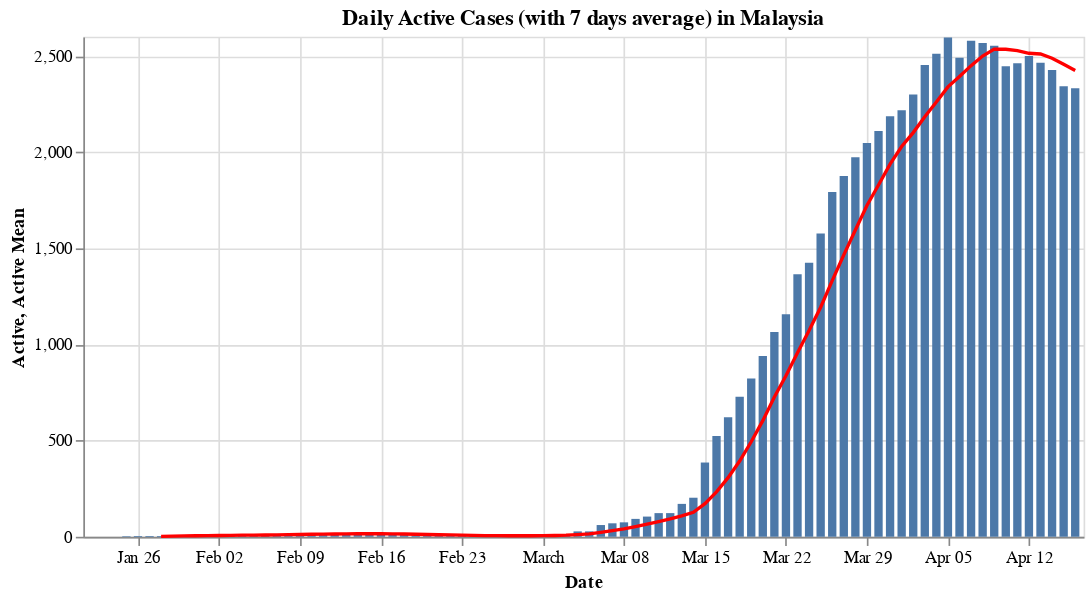

Notebook cell for this chart:
### Code cell
#hide_input
df_summary_my = pd.merge(df_my(df_recovered), df_my(df_deaths), on='Date').rename(columns={'Cases_x': 'Recovered', 'Cases_y': 'Deaths'})
df_summary_my['Close'] = df_summary_my['Recovered'] + df_summary_my['Deaths']
df_summary_my['Recovered_Rate'] = df_summary_my['Recovered']/ df_summary_my['Close']
df_summary_my['Deaths_Rate'] = df_summary_my['Deaths']/ df_summary_my['Close']
df_summary_my = pd.merge(df_summary_my, df_confirmed_my.rename(columns={'Reported Date': 'Date' ,'Total number of Cases': 'Reported'}), on = 'Date')
df_summary_my['Active'] = df_summary_my['Reported'] - df_summary_my['Close']
df_summary_my['Active Mean'] = df_summary_my['Active'].rolling(window=rolling_window).mean()

_active_bar = alt.Chart(df_summary_my).mark_bar().encode(
    x='Date:T',
    y='Active:Q',
    tooltip=list(df_summary_my)
)

_mean_line = alt.Chart(df_summary_my).mark_line(color='red').encode(
    x='Date:T',
    y='Active Mean:Q',
    tooltip=list(df_summary_my)
)

(_active_bar + _mean_line).properties(
    title = f'Daily Active Cases (with {rolling_window} days average) in Malaysia',
    width=600
)

### Figure 1 — Vega-Lite specification as saved in the notebook (floating-point values rounded to 4 significant figures)
{"config": {"view": {"continuousWidth": 400, "continuousHeight": 300}}, "layer": [{"mark": "bar", "encoding": {"tooltip": [{"type": "temporal", "field": "Date"}, {"type": "quantitative", "field": "Recovered"}, {"type": "quantitative", "field": "Deaths"}, {"type": "quantitative", "field": "Close"}, {"type": "quantitative", "field": "Recovered_Rate"}, {"type": "quantitative", "field": "Deaths_Rate"}, {"type": "quantitative", "field": "Reported"}, {"type": "quantitative", "field": "Active"}, {"type": "quantitative", "field": "Active Mean"}], "x": {"type": "temporal", "field": "Date"}, "y": {"type": "quantitative", "field": "Active"}}}, {"mark": {"type": "line", "color": "red"}, "encoding": {"tooltip": [{"type": "temporal", "field": "Date"}, {"type": "quantitative", "field": "Recovered"}, {"type": "quantitative", "field": "Deaths"}, {"type": "quantitative", "field": "Close"}, {"type": "quantitative", "field": "Recovered_Rate"}, {"type": "quantitative", "field": "Deaths_Rate"}, {"type": "quantitative", "field": "Reported"}, {"type": "quantitative", "field": "Active"}, {"type": "quantitative", "field": "Active Mean"}], "x": {"type": "temporal", "field": "Date"}, "y": {"type": "quantitative", "field": "Active Mean"}}}], "data": {"name": "data-b904b44d6ce1c3cc3ca335943c4bd361"}, "title": "Daily Active Cases (with 7 days average) in Malaysia", "width": 600, "$schema": "https://vega.github.io/schema/vega-lite/v4.8.1.json", "datasets": {"data-b904b44d6ce1c3cc3ca335943c4bd361": [{"Date": "2020-01-22T00:00:00", "Recovered": 0, "Deaths": 0, "Close": 0, "Recovered_Rate": null, "Deaths_Rate": null, "Reported": 0, "Active": 0, "Active Mean": null}, {"Date": "2020-01-23T00:00:00", "Recovered": 0, "Deaths": 0, "Close": 0, "Recovered_Rate": null, "Deaths_Rate": null, "Reported": 0, "Active": 0, "Active Mean": null}, {"Date": "2020-01-24T00:00:00", "Recovered": 0, "Deaths": 0, "Close": 0, "Recovered_Rate": null, "Deaths_Rate": null, "Reported": 0, "Active": 0, "Active Mean": null}, {"Date": "2020-01-25T00:00:00", "Recovered": 0, "Deaths": 0, "Close": 0, "Recovered_Rate": null, "Deaths_Rate": null, "Reported": 3, "Active": 3, "Active Mean": null}, {"Date": "2020-01-26T00:00:00", "Recovered": 0, "Deaths": 0, "Close": 0, "Recovered_Rate": null, "Deaths_Rate": null, "Reported": 4, "Active": 4, "Active Mean": null}, {"Date": "2020-01-27T00:00:00", "Recovered": 0, "Deaths": 0, "Close": 0, "Recovered_Rate": null, "Deaths_Rate": null, "Reported": 4, "Active": 4, "Active Mean": null}, {"Date": "2020-01-28T00:00:00", "Recovered": 0, "Deaths": 0, "Close": 0, "Recovered_Rate": null, "Deaths_Rate": null, "Reported": 4, "Active": 4, "Active Mean": 2.143}, {"Date": "2020-01-29T00:00:00", "Recovered": 0, "Deaths": 0, "Close": 0, "Recovered_Rate": null, "Deaths_Rate": null, "Reported": 7, "Active": 7, "Active Mean": 3.143}, {"Date": "2020-01-30T00:00:00", "Recovered": 0, "Deaths": 0, "Close": 0, "Recovered_Rate": null, "Deaths_Rate": null, "Reported": 8, "Active": 8, "Active Mean": 4.286}, {"Date": "2020-01-31T00:00:00", "Recovered": 0, "Deaths": 0, "Close": 0, "Recovered_Rate": null, "Deaths_Rate": null, "Reported": 8, "Active": 8, "Active Mean": 5.429}, {"Date": "2020-02-01T00:00:00", "Recovered": 0, "Deaths": 0, "Close": 0, "Recovered_Rate": null, "Deaths_Rate": null, "Reported": 8, "Active": 8, "Active Mean": 6.143}, {"Date": "2020-02-02T00:00:00", "Recovered": 0, "Deaths": 0, "Close": 0, "Recovered_Rate": null, "Deaths_Rate": null, "Reported": 8, "Active": 8, "Active Mean": 6.714}, {"Date": "2020-02-03T00:00:00", "Recovered": 0, "Deaths": 0, "Close": 0, "Recovered_Rate": null, "Deaths_Rate": null, "Reported": 8, "Active": 8, "Active Mean": 7.286}, {"Date": "2020-02-04T00:00:00", "Recovered": 0, "Deaths": 0, "Close": 0, "Recovered_Rate": null, "Deaths_Rate": null, "Reported": 10, "Active": 10, "Active Mean": 8.143}, {"Date": "2020-02-05T00:00:00", "Recovered": 0, "Deaths": 0, "Close": 0, "Recovered_Rate": null, "Deaths_Rate": null, "Reported": 12, "Active": 12, "Active Mean": 8.857}, {"Date": "2020-02-06T00:00:00", "Recovered": 0, "Deaths": 0, "Close": 0, "Recovered_Rate": null, "Deaths_Rate": null, "Reported": 12, "Active": 12, "Active Mean": 9.429}, {"Date": "2020-02-07T00:00:00", "Recovered": 1, "Deaths": 0, "Close": 1, "Recovered_Rate": 1.0, "Deaths_Rate": 0.0, "Reported": 12, "Active": 11, "Active Mean": 9.857}, {"Date": "2020-02-08T00:00:00", "Recovered": 1, "Deaths": 0, "Close": 1, "Recovered_Rate": 1.0, "Deaths_Rate": 0.0, "Reported": 16, "Active": 15, "Active Mean": 10.86}, {"Date": "2020-02-09T00:00:00", "Recovered": 1, "Deaths": 0, "Close": 1, "Recovered_Rate": 1.0, "Deaths_Rate": 0.0, "Reported": 16, "Active": 15, "Active Mean": 11.86}, {"Date": "2020-02-10T00:00:00", "Recovered": 1, "Deaths": 0, "Close": 1, "Recovered_Rate": 1.0, "Deaths_Rate": 0.0, "Reported": 18, "Active": 17, "Active Mean": 13.14}, {"Date": "2020-02-11T00:00:00", "Recovered": 3, "Deaths": 0, "Close": 3, "Recovered_Rate": 1.0, "Deaths_Rate": 0.0, "Reported": 18, "Active": 15, "Active Mean": 13.86}, {"Date": "2020-02-12T00:00:00", "Recovered": 3, "Deaths": 0, "Close": 3, "Recovered_Rate": 1.0, "Deaths_Rate": 0.0, "Reported": 18, "Active": 15, "Active Mean": 14.29}, {"Date": "2020-02-13T00:00:00", "Recovered": 3, "Deaths": 0, "Close": 3, "Recovered_Rate": 1.0, "Deaths_Rate": 0.0, "Reported": 19, "Active": 16, "Active Mean": 14.86}, {"Date": "2020-02-14T00:00:00", "Recovered": 3, "Deaths": 0, "Close": 3, "Recovered_Rate": 1.0, "Deaths_Rate": 0.0, "Reported": 19, "Active": 16, "Active Mean": 15.57}, {"Date": "2020-02-15T00:00:00", "Recovered": 7, "Deaths": 0, "Close": 7, "Recovered_Rate": 1.0, "Deaths_Rate": 0.0, "Reported": 22, "Active": 15, "Active Mean": 15.57}, {"Date": "2020-02-16T00:00:00", "Recovered": 7, "Deaths": 0, "Close": 7, "Recovered_Rate": 1.0, "Deaths_Rate": 0.0, "Reported": 22, "Active": 15, "Active Mean": 15.57}, {"Date": "2020-02-17T00:00:00", "Recovered": 7, "Deaths": 0, "Close": 7, "Recovered_Rate": 1.0, "Deaths_Rate": 0.0, "Reported": 22, "Active": 15, "Active Mean": 15.29}, {"Date": "2020-02-18T00:00:00", "Recovered": 13, "Deaths": 0, "Close": 13, "Recovered_Rate": 1.0, "Deaths_Rate": 0.0, "Reported": 22, "Active": 9, "Active Mean": 14.43}, {"Date": "2020-02-19T00:00:00", "Recovered": 15, "Deaths": 0, "Close": 15, "Recovered_Rate": 1.0, "Deaths_Rate": 0.0, "Reported": 22, "Active": 7, "Active Mean": 13.29}, {"Date": "2020-02-20T00:00:00", "Recovered": 15, "Deaths": 0, "Close": 15, "Recovered_Rate": 1.0, "Deaths_Rate": 0.0, "Reported": 22, "Active": 7, "Active Mean": 12.0}, {"Date": "2020-02-21T00:00:00", "Recovered": 15, "Deaths": 0, "Close": 15, "Recovered_Rate": 1.0, "Deaths_Rate": 0.0, "Reported": 22, "Active": 7, "Active Mean": 10.71}, {"Date": "2020-02-22T00:00:00", "Recovered": 15, "Deaths": 0, "Close": 15, "Recovered_Rate": 1.0, "Deaths_Rate": 0.0, "Reported": 22, "Active": 7, "Active Mean": 9.571}, {"Date": "2020-02-23T00:00:00", "Recovered": 15, "Deaths": 0, "Close": 15, "Recovered_Rate": 1.0, "Deaths_Rate": 0.0, "Reported": 22, "Active": 7, "Active Mean": 8.429}, {"Date": "2020-02-24T00:00:00", "Recovered": 18, "Deaths": 0, "Close": 18, "Recovered_Rate": 1.0, "Deaths_Rate": 0.0, "Reported": 22, "Active": 4, "Active Mean": 6.857}, {"Date": "2020-02-25T00:00:00", "Recovered": 18, "Deaths": 0, "Close": 18, "Recovered_Rate": 1.0, "Deaths_Rate": 0.0, "Reported": 22, "Active": 4, "Active Mean": 6.143}, {"Date": "2020-02-26T00:00:00", "Recovered": 18, "Deaths": 0, "Close": 18, "Recovered_Rate": 1.0, "Deaths_Rate": 0.0, "Reported": 22, "Active": 4, "Active Mean": 5.714}, {"Date": "2020-02-27T00:00:00", "Recovered": 18, "Deaths": 0, "Close": 18, "Recovered_Rate": 1.0, "Deaths_Rate": 0.0, "Reported": 23, "Active": 5, "Active Mean": 5.429}, {"Date": "2020-02-28T00:00:00", "Recovered": 18, "Deaths": 0, "Close": 18, "Recovered_Rate": 1.0, "Deaths_Rate": 0.0, "Reported": 23, "Active": 5, "Active Mean": 5.143}, {"Date": "2020-02-29T00:00:00", "Recovered": 18, "Deaths": 0, "Close": 18, "Recovered_Rate": 1.0, "Deaths_Rate": 0.0, "Reported": 25, "Active": 7, "Active Mean": 5.143}, {"Date": "2020-03-01T00:00:00", "Recovered": 18, "Deaths": 0, "Close": 18, "Recovered_Rate": 1.0, "Deaths_Rate": 0.0, "Reported": 29, "Active": 11, "Active Mean": 5.714}, {"Date": "2020-03-02T00:00:00", "Recovered": 18, "Deaths": 0, "Close": 18, "Recovered_Rate": 1.0, "Deaths_Rate": 0.0, "Reported": 29, "Active": 11, "Active Mean": 6.714}, {"Date": "2020-03-03T00:00:00", "Recovered": 22, "Deaths": 0, "Close": 22, "Recovered_Rate": 1.0, "Deaths_Rate": 0.0, "Reported": 36, "Active": 14, "Active Mean": 8.143}, {"Date": "2020-03-04T00:00:00", "Recovered": 22, "Deaths": 0, "Close": 22, "Recovered_Rate": 1.0, "Deaths_Rate": 0.0, "Reported": 50, "Active": 28, "Active Mean": 11.57}, {"Date": "2020-03-05T00:00:00", "Recovered": 22, "Deaths": 0, "Close": 22, "Recovered_Rate": 1.0, "Deaths_Rate": 0.0, "Reported": 50, "Active": 28, "Active Mean": 14.86}, {"Date": "2020-03-06T00:00:00", "Recovered": 22, "Deaths": 0, "Close": 22, "Recovered_Rate": 1.0, "Deaths_Rate": 0.0, "Reported": 83, "Active": 61, "Active Mean": 22.86}, {"Date": "2020-03-07T00:00:00", "Recovered": 23, "Deaths": 0, "Close": 23, "Recovered_Rate": 1.0, "Deaths_Rate": 0.0, "Reported": 93, "Active": 70, "Active Mean": 31.86}, {"Date": "2020-03-08T00:00:00", "Recovered": 24, "Deaths": 0, "Close": 24, "Recovered_Rate": 1.0, "Deaths_Rate": 0.0, "Reported": 99, "Active": 75, "Active Mean": 41.0}, {"Date": "2020-03-09T00:00:00", "Recovered": 24, "Deaths": 0, "Close": 24, "Recovered_Rate": 1.0, "Deaths_Rate": 0.0, "Reported": 117, "Active": 93, "Active Mean": 52.71}, {"Date": "2020-03-10T00:00:00", "Recovered": 24, "Deaths": 0, "Close": 24, "Recovered_Rate": 1.0, "Deaths_Rate": 0.0, "Reported": 129, "Active": 105, "Active Mean": 65.71}, {"Date": "2020-03-11T00:00:00", "Recovered": 26, "Deaths": 0, "Close": 26, "Recovered_Rate": 1.0, "Deaths_Rate": 0.0, "Reported": 149, "Active": 123, "Active Mean": 79.29}, {"Date": "2020-03-12T00:00:00", "Recovered": 26, "Deaths": 0, "Close": 26, "Recovered_Rate": 1.0, "Deaths_Rate": 0.0, "Reported": 149, "Active": 123, "Active Mean": 92.86}, {"Date": "2020-03-13T00:00:00", "Recovered": 26, "Deaths": 0, "Close": 26, "Recovered_Rate": 1.0, "Deaths_Rate": 0.0, "Reported": 197, "Active": 171, "Active Mean": 108.6}, {"Date": "2020-03-14T00:00:00", "Recovered": 35, "Deaths": 0, "Close": 35, "Recovered_Rate": 1.0, "Deaths_Rate": 0.0, "Reported": 238, "Active": 203, "Active Mean": 127.6}, {"Date": "2020-03-15T00:00:00", "Recovered": 42, "Deaths": 0, "Close": 42, "Recovered_Rate": 1.0, "Deaths_Rate": 0.0, "Reported": 428, "Active": 386, "Active Mean": 172.0}, {"Date": "2020-03-16T00:00:00", "Recovered": 42, "Deaths": 0, "Close": 42, "Recovered_Rate": 1.0, "Deaths_Rate": 0.0, "Reported": 566, "Active": 524, "Active Mean": 233.6}, {"Date": "2020-03-17T00:00:00", "Recovered": 49, "Deaths": 2, "Close": 51, "Recovered_Rate": 0.9608, "Deaths_Rate": 0.03922, "Reported": 673, "Active": 622, "Active Mean": 307.4}, {"Date": "2020-03-18T00:00:00", "Recovered": 60, "Deaths": 2, "Close": 62, "Recovered_Rate": 0.9677, "Deaths_Rate": 0.03226, "Reported": 790, "Active": 728, "Active Mean": 393.9}, {"Date": "2020-03-19T00:00:00", "Recovered": 75, "Deaths": 2, "Close": 77, "Recovered_Rate": 0.974, "Deaths_Rate": 0.02597, "Reported": 900, "Active": 823, "Active Mean": 493.9}, {"Date": "2020-03-20T00:00:00", "Recovered": 87, "Deaths": 3, "Close": 90, "Recovered_Rate": 0.9667, "Deaths_Rate": 0.03333, "Reported": 1030, "Active": 940, "Active Mean": 603.7}, {"Date": "2020-03-21T00:00:00", "Recovered": 114, "Deaths": 4, "Close": 118, "Recovered_Rate": 0.9661, "Deaths_Rate": 0.0339, "Reported": 1183, "Active": 1065, "Active Mean": 726.9}, {"Date": "2020-03-22T00:00:00", "Recovered": 139, "Deaths": 10, "Close": 149, "Recovered_Rate": 0.9329, "Deaths_Rate": 0.06711, "Reported": 1306, "Active": 1157, "Active Mean": 837.0}, {"Date": "2020-03-23T00:00:00", "Recovered": 139, "Deaths": 14, "Close": 153, "Recovered_Rate": 0.9085, "Deaths_Rate": 0.0915, "Reported": 1518, "Active": 1365, "Active Mean": 957.1}, {"Date": "2020-03-24T00:00:00", "Recovered": 183, "Deaths": 16, "Close": 199, "Recovered_Rate": 0.9196, "Deaths_Rate": 0.0804, "Reported": 1624, "Active": 1425, "Active Mean": 1072.0}, {"Date": "2020-03-25T00:00:00", "Recovered": 199, "Deaths": 20, "Close": 219, "Recovered_Rate": 0.9087, "Deaths_Rate": 0.09132, "Reported": 1796, "Active": 1577, "Active Mean": 1193.0}, {"Date": "2020-03-26T00:00:00", "Recovered": 215, "Deaths": 23, "Close": 238, "Recovered_Rate": 0.9034, "Deaths_Rate": 0.09664, "Reported": 2031, "Active": 1793, "Active Mean": 1332.0}, {"Date": "2020-03-27T00:00:00", "Recovered": 259, "Deaths": 26, "Close": 285, "Recovered_Rate": 0.9088, "Deaths_Rate": 0.09123, "Reported": 2161, "Active": 1876, "Active Mean": 1465.0}, {"Date": "2020-03-28T00:00:00", "Recovered": 320, "Deaths": 27, "Close": 347, "Recovered_Rate": 0.9222, "Deaths_Rate": 0.07781, "Reported": 2320, "Active": 1973, "Active Mean": 1595.0}, {"Date": "2020-03-29T00:00:00", "Recovered": 388, "Deaths": 35, "Close": 423, "Recovered_Rate": 0.9173, "Deaths_Rate": 0.08274, "Reported": 2470, "Active": 2047, "Active Mean": 1722.0}, {"Date": "2020-03-30T00:00:00", "Recovered": 479, "Deaths": 37, "Close": 516, "Recovered_Rate": 0.9283, "Deaths_Rate": 0.07171, "Reported": 2626, "Active": 2110, "Active Mean": 1829.0}, {"Date": "2020-03-31T00:00:00", "Recovered": 537, "Deaths": 43, "Close": 580, "Recovered_Rate": 0.9259, "Deaths_Rate": 0.07414, "Reported": 2766, "Active": 2186, "Active Mean": 1937.0}, {"Date": "2020-04-01T00:00:00", "Recovered": 645, "Deaths": 45, "Close": 690, "Recovered_Rate": 0.9348, "Deaths_Rate": 0.06522, "Reported": 2908, "Active": 2218, "Active Mean": 2029.0}, {"Date": "2020-04-02T00:00:00", "Recovered": 767, "Deaths": 50, "Close": 817, "Recovered_Rate": 0.9388, "Deaths_Rate": 0.0612, "Reported": 3116, "Active": 2299, "Active Mean": 2101.0}, {"Date": "2020-04-03T00:00:00", "Recovered": 827, "Deaths": 53, "Close": 880, "Recovered_Rate": 0.9398, "Deaths_Rate": 0.06023, "Reported": 3333, "Active": 2453, "Active Mean": 2184.0}, {"Date": "2020-04-04T00:00:00", "Recovered": 915, "Deaths": 57, "Close": 972, "Recovered_Rate": 0.9414, "Deaths_Rate": 0.05864, "Reported": 3483, "Active": 2511, "Active Mean": 2261.0}, {"Date": "2020-04-05T00:00:00", "Recovered": 1005, "Deaths": 61, "Close": 1066, "Recovered_Rate": 0.9428, "Deaths_Rate": 0.05722, "Reported": 3662, "Active": 2596, "Active Mean": 2339.0}, {"Date": "2020-04-06T00:00:00", "Recovered": 1241, "Deaths": 62, "Close": 1303, "Recovered_Rate": 0.9524, "Deaths_Rate": 0.04758, "Reported": 3793, "Active": 2490, "Active Mean": 2393.0}, {"Date": "2020-04-07T00:00:00", "Recovered": 1321, "Deaths": 63, "Close": 1384, "Recovered_Rate": 0.9545, "Deaths_Rate": 0.04552, "Reported": 3963, "Active": 2579, "Active Mean": 2449.0}, {"Date": "2020-04-08T00:00:00", "Recovered": 1487, "Deaths": 65, "Close": 1552, "Recovered_Rate": 0.9581, "Deaths_Rate": 0.04188, "Reported": 4119, "Active": 2567, "Active Mean": 2499.0}, {"Date": "2020-04-09T00:00:00", "Recovered": 1608, "Deaths": 67, "Close": 1675, "Recovered_Rate": 0.96, "Deaths_Rate": 0.04, "Reported": 4228, "Active": 2553, "Active Mean": 2536.0}, {"Date": "2020-04-10T00:00:00", "Recovered": 1830, "Deaths": 70, "Close": 1900, "Recovered_Rate": 0.9632, "Deaths_Rate": 0.03684, "Reported": 4346, "Active": 2446, "Active Mean": 2535.0}, {"Date": "2020-04-11T00:00:00", "Recovered": 1995, "Deaths": 73, "Close": 2068, "Recovered_Rate": 0.9647, "Deaths_Rate": 0.0353, "Reported": 4530, "Active": 2462, "Active Mean": 2528.0}, {"Date": "2020-04-12T00:00:00", "Recovered": 2108, "Deaths": 76, "Close": 2184, "Recovered_Rate": 0.9652, "Deaths_Rate": 0.0348, "Reported": 4683, "Active": 2499, "Active Mean": 2514.0}, {"Date": "2020-04-13T00:00:00", "Recovered": 2276, "Deaths": 77, "Close": 2353, "Recovered_Rate": 0.9673, "Deaths_Rate": 0.03272, "Reported": 4817, "Active": 2464, "Active Mean": 2510.0}, {"Date": "2020-04-14T00:00:00", "Recovered": 2478, "Deaths": 82, "Close": 2560, "Recovered_Rate": 0.968, "Deaths_Rate": 0.03203, "Reported": 4987, "Active": 2427, "Active Mean": 2488.0}, {"Date": "2020-04-15T00:00:00", "Recovered": 2647, "Deaths": 83, "Close": 2730, "Recovered_Rate": 0.9696, "Deaths_Rate": 0.0304, "Reported": 5072, "Active": 2342, "Active Mean": 2456.0}, {"Date": "2020-04-16T00:00:00", "Recovered": 2766, "Deaths": 84, "Close": 2850, "Recovered_Rate": 0.9705, "Deaths_Rate": 0.02947, "Reported": 5182, "Active": 2332, "Active Mean": 2425.0}]}}
